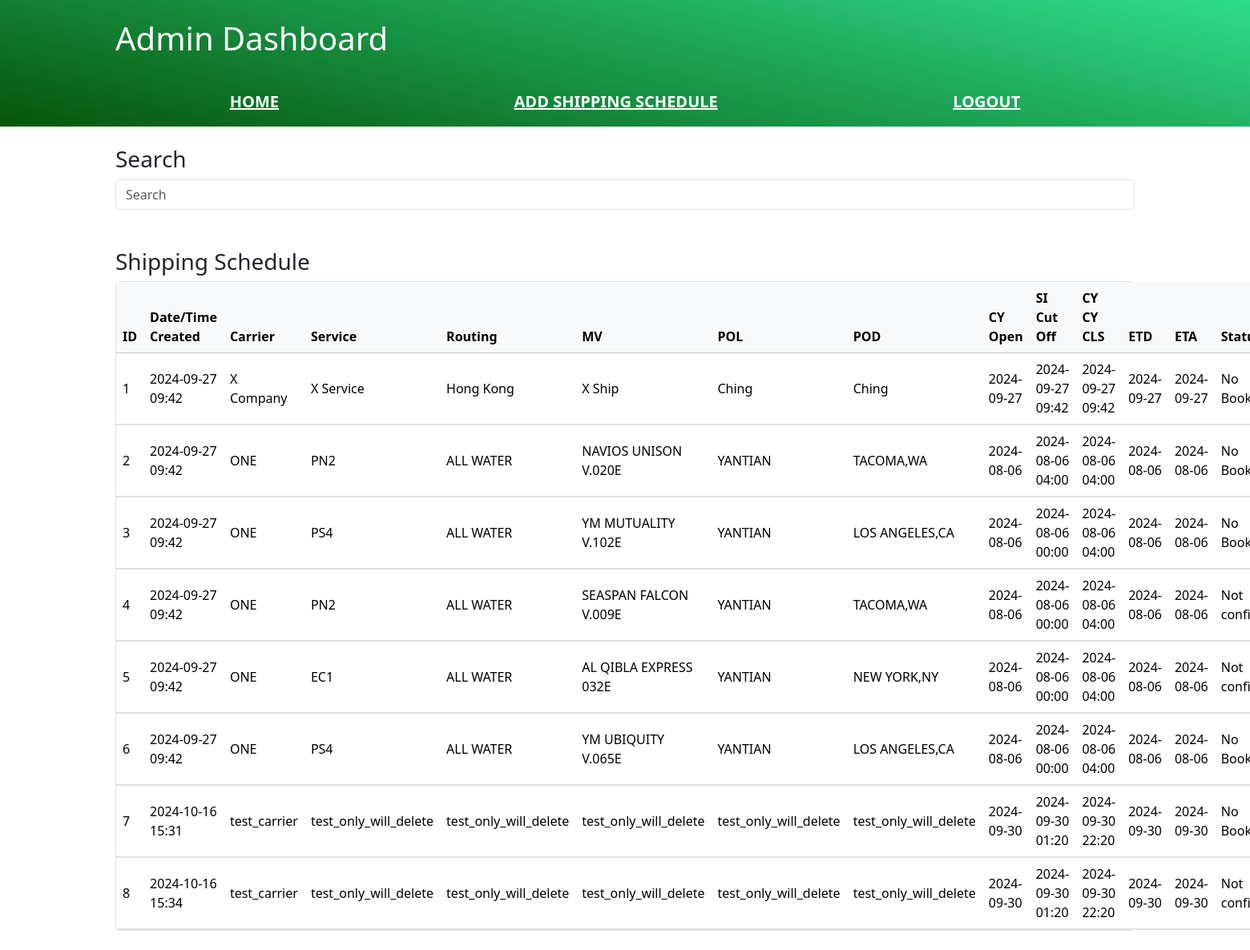
/admin/ (signed in), run on an earlier commit of the app's database.
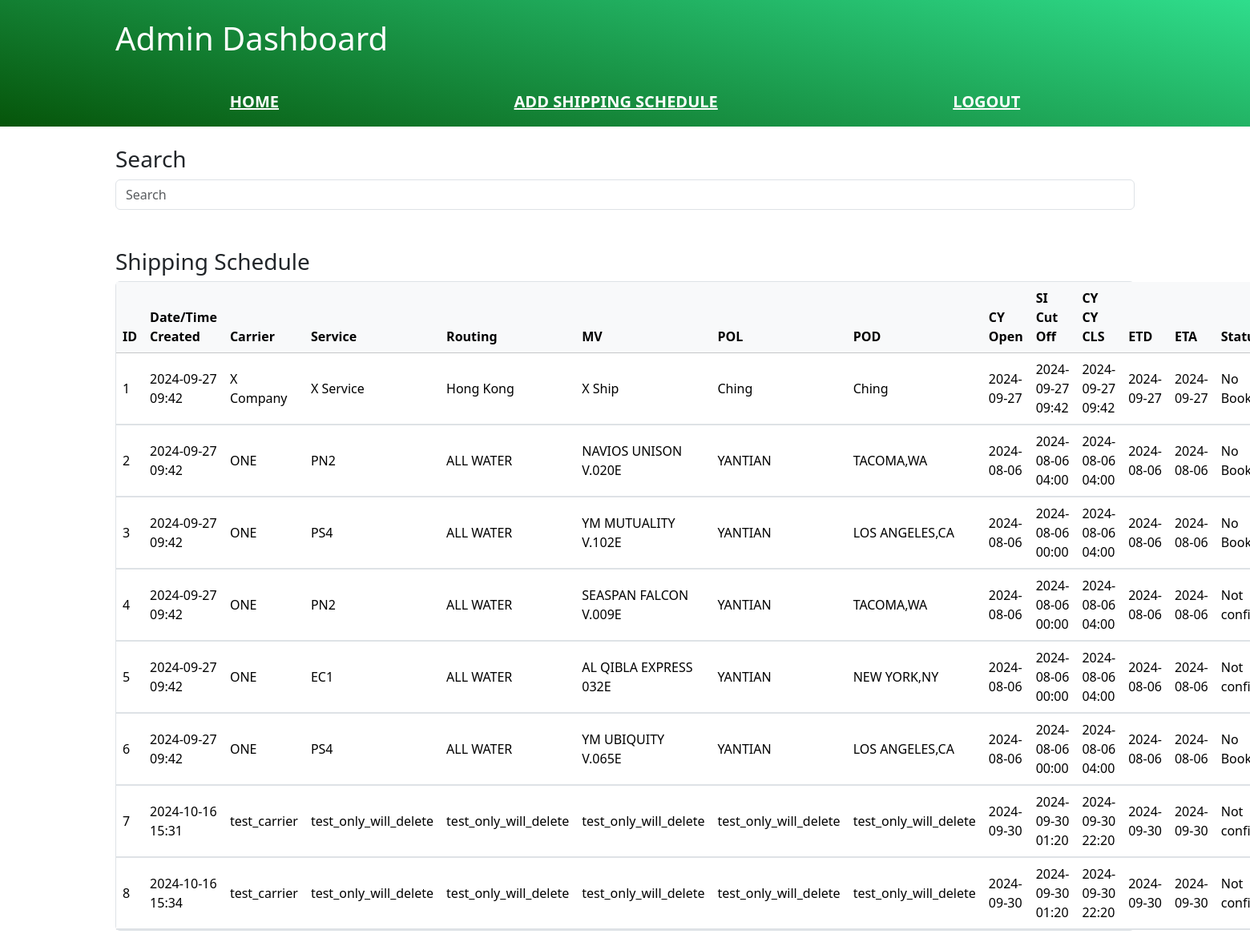
And on a later commit of the database.
### app/model.py (models this page shows, shortened)
class Data_shipping_schedule(db.Model):
    __tablename__ = 'data_shipping_schedule'
    id = db.Column(db.Integer, primary_key=True)
    carrier = db.Column(db.String(100), nullable= False)                                    #   Shipping company
    service = db.Column(db.String(100), nullable=False)                                     #   Shipping service
    routing = db.Column(db.String(100), nullable=False)                                     #   Routing
    MV = db.Column(db.String(100), nullable=False)                                          #   Master vessel (ship name)
    POL = db.Column(db.String(100), nullable=False)                                         #   Port of loading
    POD = db.Column(db.String(100), nullable=False)                                         #   Port of discharge
    CY_Open = db.Column(db.DateTime, nullable=False)                                        #   Container yard open (should be in datetime format)
    SI_Cut_Off = db.Column(db.DateTime, nullable=False)                                     #   Shipping information off (should be in datetime format)
    CY_CY_CLS = db.Column(db.DateTime, nullable=False)                                      #   Closing date (should be in datetime format)
    ETD =  db.Column(db.DateTime, nullable=False)                                           #   Estimated Time of Departure (should be in datetime format)
    ETA =  db.Column(db.DateTime, nullable=False)                                           #   Estimated Time of Arrival (should be in datetime format)
    date_created = db.Column(db.DateTime, default=datetime.utcnow)
    status = db.Column(db.String(20), nullable=False)                                       # Status s1 -> s2 -> s3
    bookings = db.relationship('Data_booking', backref='data_shipping_schedule', lazy=True)
    confirm_orders = db.relationship('Data_confirm_order', backref='data_shipping_schedule', uselist=False)
    user_id = db.Column(db.Integer, db.ForeignKey('user_data.id'), nullable=False)

### app/routes/admin.py (the view)
@admin.route("/")
@login_required
@role_required("admin")
def admin_dashboard():
    results = Data_shipping_schedule.query.all()  # Admin can see all shipping data
    return render_template("dashboard.html", results=results, current_user=current_user)

### app/restriction.py (called while the page is built)
def role_required(rank):
    def decorator(func):
        @wraps(func)
        def decorated_view(*args, **kwargs):
            if not current_user.is_authenticated or current_user.rank != rank:
                abort(403)  # Forbidden
            return func(*args, **kwargs)
        return decorated_view
    return decorator

### driver.py (called while the page is built)
@login_manager.user_loader
def load_user(user_id):
    return User_data.query.get(int(user_id))

### templates/dashboard.html (shortened to what this page needs)
{% extends 'base.html' %}
{% block body %}
  {% include 'header.html' %}
  {% include 'search.html' %}
  {% include 'shipping_table.html' %}
{% endblock %}

### templates/shipping_table_results.html (shortened to what this page needs)
{% if results %}
  {% for result in results %}
    <tr>
      {% if current_user.rank == 'admin' %}
        <td>{{ result.id }}</td>
        <td>{{ result.date_created.strftime('%Y-%m-%d %H:%M') }}</td>
      {% endif %}
      <td>{{ result.carrier }}</td>
      <td>{{ result.service }}</td>
      <td>{{ result.routing }}</td>
      <td>{{ result.MV }}</td>
      <td>{{ result.POL }}</td>
      <td>{{ result.POD }}</td>
      <td>{{ result.CY_Open.strftime('%Y-%m-%d') }}</td>
      <td>{{ result.SI_Cut_Off.strftime('%Y-%m-%d %H:%M') }}</td>
      <td>{{ result.CY_CY_CLS.strftime('%Y-%m-%d %H:%M') }}</td>
      <td>{{ result.ETD.strftime('%Y-%m-%d') }}</td>
      <td>{{ result.ETA.strftime('%Y-%m-%d') }}</td>
      {% if result.status == 's1' %}
        <td>No Booking</td>
      {% elif result.status == 's2' %}
        <td>Not confirmed</td>
      {% elif result.status == 's3' %}
        <td>Confirmed</td>
      {% else %}
        <td>Error</td>
      {% endif %}
    </tr>
    <tr>
      <td colspan="15" class="bg-body-tertiary ps-4 pe-4 pt-0 pb-0">
      </td>
    </tr>
  {% endfor %}
{% else %}
  <tr>
    <td colspan="14">No results found.</td>
  </tr>
{% endif %}

What changed in the data, as far as the page shows it:
changed Data_shipping_schedule id 7: status "No…" → "Not…"
